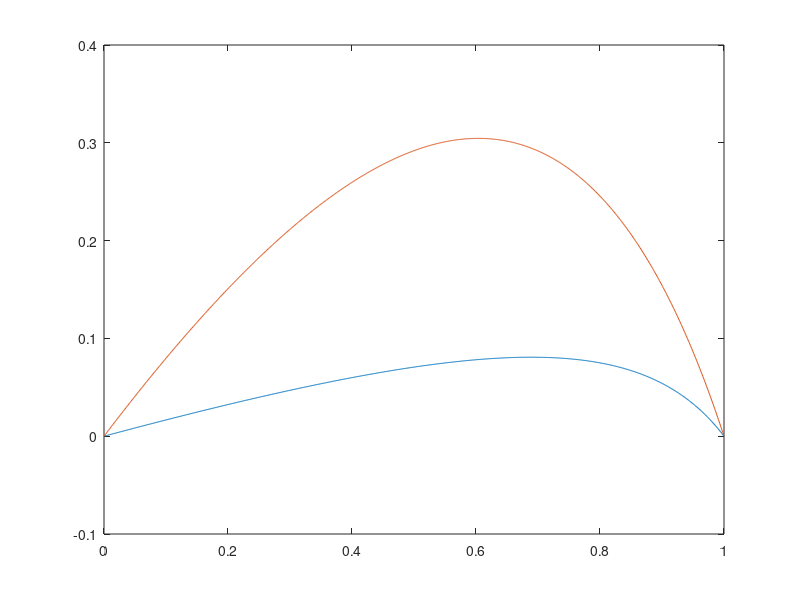

Write the MATLAB code that produced this figure.
% two phase conductivity

clear
n=1000;
phi0=linspace(0,1.0,n);
phi1=1-phi0;
c1=4.291;		% water
c2=0.625;		% animal
ca=c1+phi0./(1./(c2-c1)+phi1./(3*c1));          % more water
cb=c2+phi1./(1./(c1-c2)+phi0./(3*c2));		% more animal
cc=c1*(1-phi0)+phi0*c2;
%disp([phi0(:) ca(:) cb(:) cc(:) ca(:)./cb(:)  cc(:)./ca(:)])
err1=0.5*(cc-ca)./ca;
err2=0.5*(cc-cb)./cb;
plot(phi0,err1,phi0,err2)
